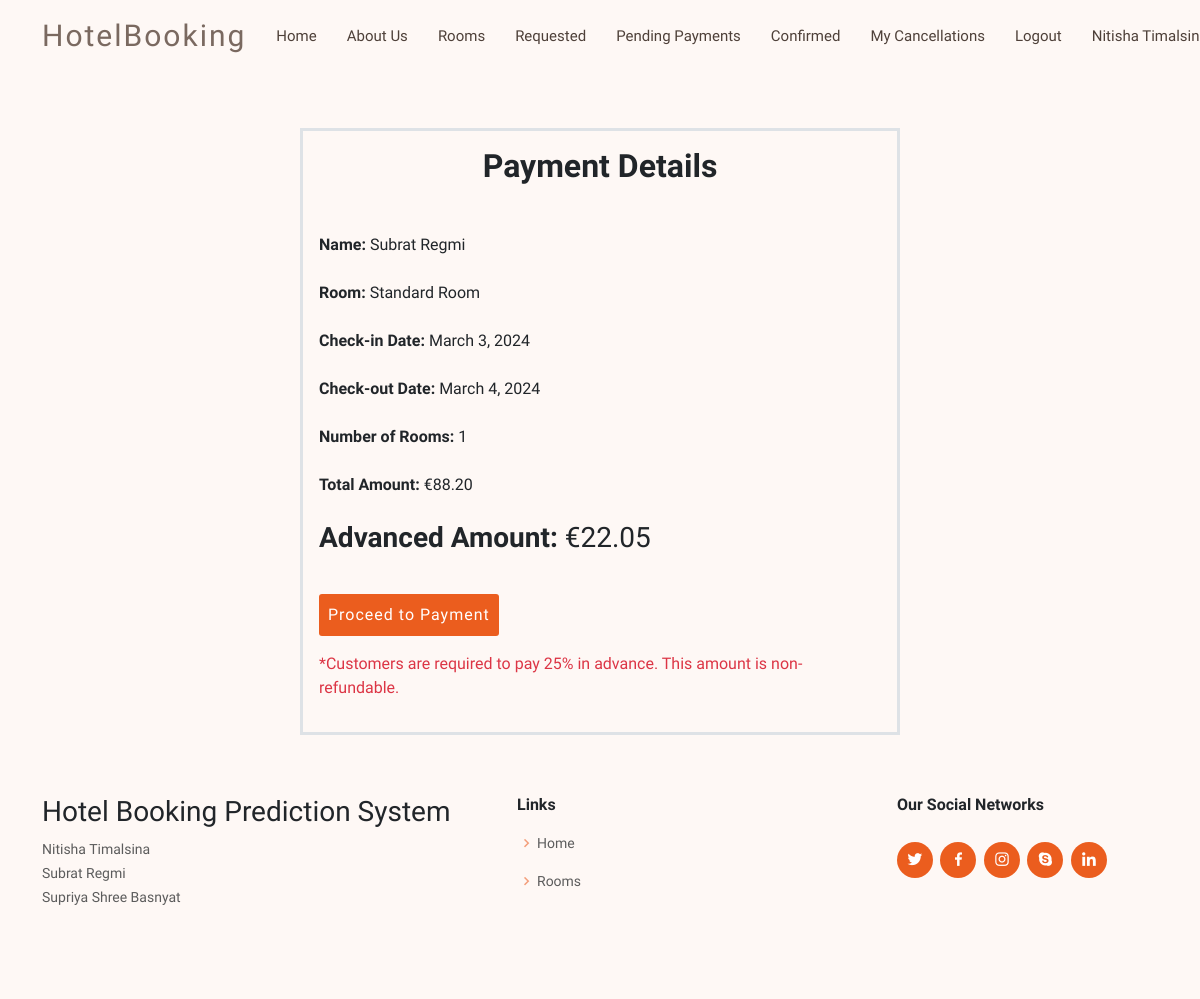
Screenshot of /payment/1 (signed in) with the database file from the repository.
### shared/models.py (models this page shows, shortened)
class CustomUser(AbstractUser):
    email = models.EmailField(unique=True)
    username = models.CharField(max_length=255, unique = True)
    fullname = models.CharField(max_length=255)
    is_customer = models.BooleanField(default=False)
    is_employee = models.BooleanField(default=False)
    repeated_guest = models.BooleanField(null  = True, default = False)
    pending_status = models.BooleanField(default = False, null = True)
    previous_bookings_not_cancelled = models.IntegerField(default=0)
    previous_bookings_cancelled = models.IntegerField(default=0)
    objects = CustomUserManager()
    USERNAME_FIELD = 'email'
    REQUIRED_FIELDS = ['username', 'fullname']

class Booking(models.Model):
    MealPlan = (
        ('Not Selected', 'None'),
        ('Meal Plan 1', 'Breakfast'),
        ('Meal Plan 2', 'Dinner and Breakfast'),
        ('Meal Plan 3', 'Dinner, Breakfast, and Lunch'),
    )
    CheckedInStatus = (
        ('True','Checked In'),
        ('False','Not Checked In'),
    )
    room = models.ForeignKey(Room, on_delete=models.CASCADE)
    customer = models.ForeignKey(CustomUser, on_delete=models.CASCADE)
    prediction = models.OneToOneField(Prediction, on_delete=models.CASCADE, null = True)
    no_of_rooms = models.PositiveIntegerField(default=1)
    no_of_adults = models.PositiveIntegerField(default = 1)
    no_of_children = models.IntegerField(default = 0)
    checkin_date = models.DateField(default = datetime.now().date())
    checkin_month = models.IntegerField(null = True)
    checkin_day = models.IntegerField(null = True)
    checkout_date = models.DateField(default = datetime.now().date() + timedelta(days=1))
    booking_date = models.DateField(default = datetime.now().date())
    no_of_days = models.IntegerField(blank = True, null = True)
    weeknights = models.IntegerField(null = True)
    weekend_nights = models.IntegerField(null = True)
    lead_time = models.IntegerField(blank = True, null = True)
    meal_plan = models.CharField(max_length=255, choices = MealPlan, default = 'None')
    car_parking = models.BooleanField(default = False)
    city_tour_guide = models.BooleanField(default = False, null = True)
    room_amenities = models.BooleanField(default = False, null = True)
    jacuzzi = models.BooleanField(default = False, null = True)
    airport_pickup = models.BooleanField(default = False, null = True)
    wheelchair = models.BooleanField(default = False, null = True)
    no_of_special_requests = models.IntegerField(null = True)
    dynamic_price = models.DecimalField(max_digits = 10, decimal_places = 2, null = True)
    status = models.BooleanField(null = True)
    advance = models.DecimalField(max_digits = 10, decimal_places = 2, null = True)
    processed = models.BooleanField(default = False)
    paid = models.BooleanField(default = False)
    checked_in_status = models.BooleanField(default = None, null = True)
    stripe_checkout_id = models.CharField(max_length = 500, null = True)

class Room(models.Model):
    name = models.CharField(max_length=50)
    price = models.DecimalField(max_digits=5, default = 0, decimal_places=2)
    description = models.CharField(max_length=250, blank = True, null = True)
    image = models.ImageField(upload_to = 'uploads/rooms', null=True)
    max_capacity = models.PositiveIntegerField(null = True)

### customer/views.py (the view, shortened to what this page needs)
# urls.py: path('payment/<int:pk>',views.payment, name = 'payment'),
@customer_required
def payment(request, pk):
    booking = Booking.objects.get(id = pk)
    print(booking.advance)
    return render(request, 'customer/payment.html', {'booking':booking})

### customer/templates/customer/payment.html (shortened to what this page needs)
{% extends "customer/base.html" %}
{% block content %}
<br/><br/>
  <br/>
<div id = "bgcolor" class = "col">
<div   class="container row g-3 col-6 offset-3 text-auto border border-3">
  <div class="col-md-6 offset-3">
    <h2 class = "text-center"><strong>Payment Details</strong></h2><br/>
   </div>
    <div>
    <label for="room" class="form-label"><strong>Name:</strong> {{booking.customer.fullname}}</label>
  </div>
  <div>
    <label for="room" class="form-label"><strong>Room:</strong> {{booking.room.name}}</label>
  </div>
  <div>
    <label for="checkin" class="form-label"><strong>Check-in Date:</strong> {{booking.checkin_date}}</label>
  </div>
  <div>
    <label for="checkout" class="form-label"><strong>Check-out Date:</strong> {{booking.checkout_date}}</label>
  </div>
  <div>
    <label for="numberofrooms" class="form-label"><strong>Number of Rooms:</strong> {{booking.no_of_rooms}}</label>
  </div>
  <div>
    <label for="parking" class="form-label"><strong>Total Amount:</strong> €{{booking.dynamic_price}}</label>
  </div>
  <div>
    <h3 for="parking" class="form-label"><strong>Advanced Amount:</strong> €{{booking.advance}}</h3>
  </div>
  <div>
    <form method="post" action="{% url 'payment' booking.id %}">
    <button type = "submit" class = "btn btn-get-started">Proceed to Payment</btn>
    </form>
  </div>
  {% if booking.prediction.prediction_status%}
  <div>
    <p class = 'text-danger'>*Customers are required to pay 50% in advance. This amount is non-refundable.
  </div>
  {% else %}
  <div>
    <p class = 'text-danger'>*Customers are required to pay 25% in advance. This amount is non-refundable.
  </div>
  {% endif %}
</div>
</div>
{% endblock content %}

### customer/templates/customer/navbar.html (shortened to what this page needs)
<header id="header" class="fixed-top d-flex align-items-center">
    <div class="container d-flex align-items-center justify-content-between">
      <div class="logo">
        <h1 class="text-light"><a href="{% url "home_user" %}"><span>HotelBooking</span></a></h1>
      </div>
      <nav id="navbar" class="navbar border-body">
        <ul>
          <li><a class="nav-link scrollto" href="{% url "home_user" %}">Home</a></li>
          <li><a class="nav-link scrollto" href="{% url "about_us" %}">About Us</a></li>
          {% if user.is_authenticated and user.is_customer %}
          <li><a class="nav-link scrollto" href="{% url "rooms" %}">Rooms</a></li>
          <li><a class="nav-link scrollto" href="{% url "requested_bookings" %}">Requested </a></li>
          <li><a class="nav-link scrollto" href="{% url "pending_payments" %}">Pending Payments</a></li>
          <li><a class="nav-link scrollto" href="{% url "completed_payments" %}">Confirmed </a></li>
          <li><a class="nav-link scrollto" href="{% url "my_cancellations" %}">My Cancellations</a></li>
          <li><a class="nav-link scrollto" href="{% url "logout_user" %}">Logout</a></li>
          <li><a class="nav-link scrollto">{{user.fullname}}</a></li>
          {% endif %}
        </ul>
      </nav>
    </div>
  </header>

### static/customer/css/backgrounds.css (style rules this page uses)
#bgcolor { background-color:#fef8f5; }
.btn-get-started { font-family: "Raleway", sans-serif; font-weight: 500; font-size: 16px; letter-spacing: 1px; display: inline-block; padding: 8px 8px; border-radius: 3px; transition: 0.5s; margin-top: 15px; color: #fff; background: #eb5d1e; }
.navbar { padding: 0; background-color:#fef8f5; }

### static/customer/css/style.css (style rules this page uses)
body { font-family: "Open Sans", sans-serif; color: #212529; background: #fef8f5; }
a { color: #eb5d1e; text-decoration: none; }
h1, h2, h3, h4, h5, h6, .font-primary { font-family: "Raleway", sans-serif; }
#header { height: 72px; transition: all 0.5s; z-index: 997; transition: all 0.5s; background: #fef8f5; box-shadow: none; }
#header .logo h1 { font-size: 30px; margin: 0; line-height: 1; font-weight: 400; letter-spacing: 2px; }
#header .logo h1 a, #header .logo h1 a:hover { color: #7a6960; text-decoration: none; }
.navbar { padding: 0; background-color:#fef8f5; box-shadow: none; }
.navbar ul { margin: 0; padding: 0; display: flex; list-style: none; align-items: center; }
.navbar li { position: relative; }
.navbar a { display: flex; align-items: center; justify-content: space-between; padding: 10px 0 10px 30px; font-size: 15px; color: #4e4039; white-space: nowrap; transition: 0.3s; }

### rows the page displays
CustomUser: fullname "Nitisha…"
Booking: customer.fullname "Subrat Regmi", room.name "Standard Room", checkin_date "March 3, 2024", checkout_date "March 4, 2024", no_of_rooms "1", dynamic_price "88.20", advance "22.05"
